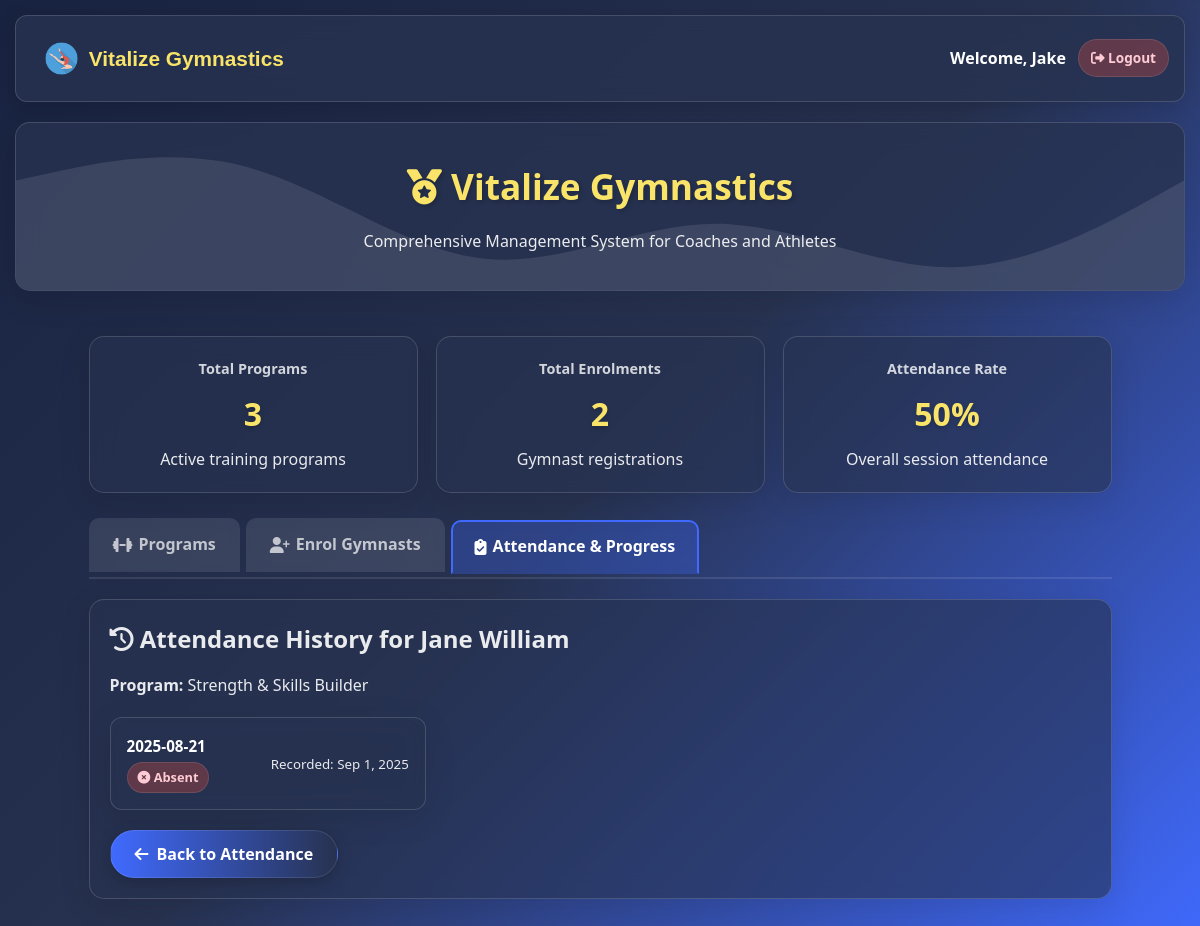
Screenshot of /index.php?view_attendance=3 (signed in) with the database file from the repository.
### tables this page shows
CREATE TABLE `enrolments` (
  `id` int(11) NOT NULL,
  `programId` int(11) NOT NULL,
  `gymnastName` varchar(255) NOT NULL,
  `age` int(11) NOT NULL,
  `experienceLevel` enum('Beginner','Intermediate','Advanced') NOT NULL,
  `enrolledAt` timestamp NOT NULL DEFAULT current_timestamp()
);

CREATE TABLE `programs` (
  `id` int(11) NOT NULL,
  `name` varchar(255) NOT NULL,
  `description` text NOT NULL,
  `coachName` varchar(255) NOT NULL,
  `contact` varchar(255) NOT NULL,
  `duration` int(11) NOT NULL,
  `skillLevel` enum('Beginner','Intermediate','Advanced') NOT NULL,
  `createdAt` timestamp NOT NULL DEFAULT current_timestamp()
);

CREATE TABLE `attendance` (
  `id` int(11) NOT NULL,
  `enrolmentId` int(11) NOT NULL,
  `sessionDate` date NOT NULL,
  `attended` tinyint(1) NOT NULL DEFAULT 0,
  `recordedAt` timestamp NOT NULL DEFAULT current_timestamp()
);

### index.php (the view, shortened to what this page needs)
<?php
include 'config.php';
function getAttendanceRecords($pdo, $enrolmentId) {
    $stmt = $pdo->prepare("SELECT * FROM attendance WHERE enrolmentId = ? ORDER BY sessionDate DESC");
    $stmt->execute([$enrolmentId]);
    return $stmt->fetchAll(PDO::FETCH_ASSOC);
}
function getAllPrograms($pdo) {
    $stmt = $pdo->prepare("SELECT * FROM programs");
    $stmt->execute();
    return $stmt->fetchAll(PDO::FETCH_ASSOC);
}
function getAllEnrolments($pdo) {
    $stmt = $pdo->prepare("SELECT e.*, p.name as programName FROM enrolments e
                          JOIN programs p ON e.programId = p.id");
    $stmt->execute();
    return $stmt->fetchAll(PDO::FETCH_ASSOC);
}
function getAttendanceStats($pdo) {
    $stmt = $pdo->prepare("SELECT
                          COUNT(*) as totalSessions,
                          SUM(attended) as attendedSessions
                          FROM attendance");
    $stmt->execute();
    return $stmt->fetch(PDO::FETCH_ASSOC);
}
$allPrograms = getAllPrograms($pdo);
$allEnrolments = getAllEnrolments($pdo);
$attendanceStats = getAttendanceStats($pdo);
$viewingAttendance = null;
if (isset($_GET['view_attendance'])) {
    $enrolmentId = $_GET['view_attendance'];
    $stmt = $pdo->prepare("SELECT e.*, p.name as programName FROM enrolments e
                          JOIN programs p ON e.programId = p.id WHERE e.id = ?");
    $stmt->execute([$enrolmentId]);
    $viewingAttendance = $stmt->fetch(PDO::FETCH_ASSOC);
    if ($viewingAttendance) {
        $viewingAttendance['records'] = getAttendanceRecords($pdo, $enrolmentId);
    }
}
?>
<!DOCTYPE html>
<html lang="en">
<head>
    <link rel="stylesheet" href="style.css">
    <link rel="stylesheet" href="https://cdnjs.cloudflare.com/ajax/libs/font-awesome/6.4.0/css/all.min.css">
</head>
<body>
    <nav class="navbar">
        <div class="navbar-left">
            <img src="acrobat.png" alt="Acrobat Logo" class="acrobat_logo"> Vitalize Gymnastics
        </div>
        <div class="navbar-right">
            <span>Welcome, <?php echo htmlspecialchars($_SESSION['username']); ?></span>
            <a href="logout.php" class="logout-btn"><i class="fas fa-sign-out-alt"></i> Logout</a>
        </div>
    </nav>
    <header>
        <div class="container">
            <h1><i class="fas fa-medal"></i> Vitalize Gymnastics</h1>
            <p>Comprehensive Management System for Coaches and Athletes</p>
        </div>
    </header>
    <div class="container">
        <div class="stats-container">
            <div class="stat-card">
                <div class="stat-label">Total Programs</div>
                <div class="stat-number"><?php echo count($allPrograms); ?></div>
                <div class="stat-desc">Active training programs</div>
            </div>
            <div class="stat-card">
                <div class="stat-label">Total Enrolments</div>
                <div class="stat-number"><?php echo count($allEnrolments); ?></div>
                <div class="stat-desc">Gymnast registrations</div>
            </div>
            <div class="stat-card">
                <div class="stat-label">Attendance Rate</div>
                <div class="stat-number">
                    <?php
                    $totalSessions = $attendanceStats['totalSessions'] ?? 0;
                    $attendedSessions = $attendanceStats['attendedSessions'] ?? 0;
                    echo $totalSessions > 0 ? round(($attendedSessions / $totalSessions) * 100) : 0;
                    ?>%
                </div>
                <div class="stat-desc">Overall session attendance</div>
            </div>
        </div>
        <div class="tabs">
            <div class="tab active" onclick="switchTab('programs')">
                <i class="fas fa-dumbbell"></i> Programs
            </div>
            <div class="tab" onclick="switchTab('enrolment')">
                <i class="fas fa-user-plus"></i> Enrol Gymnasts
            </div>
            <div class="tab" onclick="switchTab('attendance')">
                <i class="fas fa-clipboard-check"></i> Attendance & Progress
            </div>
        </div>
        <div id="attendance" class="tab-content">
            <?php if ($viewingAttendance): ?>
                <div class="card">
                    <h2><i class="fas fa-history"></i> Attendance History for <?php echo htmlspecialchars($viewingAttendance['gymnastName']); ?></h2>
                    <p><strong>Program:</strong> <?php echo htmlspecialchars($viewingAttendance['programName']); ?></p>
                    <?php if (empty($viewingAttendance['records'])): ?>
                        <p style="margin-top: 20px; text-align: center;">No attendance records found for this gymnast.</p>
                    <?php else: ?>
                        <div class="attendance-list">
                            <?php foreach ($viewingAttendance['records'] as $record): ?>
                                <div class="attendance-item">
                                    <div class="attendance-info">
                                        <span class="attendance-date"><?php echo $record['sessionDate']; ?></span>
                                        <span class="attendance-status">
                                            <?php if ($record['attended']): ?>
                                                <span class="attendance-badge attendance-present">
                                                    <i class="fas fa-check-circle"></i> Present
                                                </span>
                                            <?php else: ?>
                                                <span class="attendance-badge attendance-absent">
                                                    <i class="fas fa-times-circle"></i> Absent
                                                </span>
                                            <?php endif; ?>
                                        </span>
                                    </div>
                                    <div class="attendance-actions">
                                        <small>Recorded: <?php echo date('M j, Y', strtotime($record['recordedAt'])); ?></small>
                                    </div>
                                </div>
                            <?php endforeach; ?>
                        </div>
                    <?php endif; ?>
                    <div style="margin-top: 20px;">
                        <a href="index.php#attendance"><button><i class="fas fa-arrow-left"></i> Back to Attendance</button></a>
                    </div>
                </div>
            <?php endif; ?>
        </div>
    </div>
</body>
</html>

### rows the page displays
enrolments: gymnastName "Jane William"
programs: name "Strength & Skills Builder"
attendance: sessionDate "2025-08-21", attended 0 (drawn), recordedAt "Sep 1, 2025"

### other values shown
$_SESSION['username'] "Jake"
count($allPrograms) "3"
count($allEnrolments) "2"
